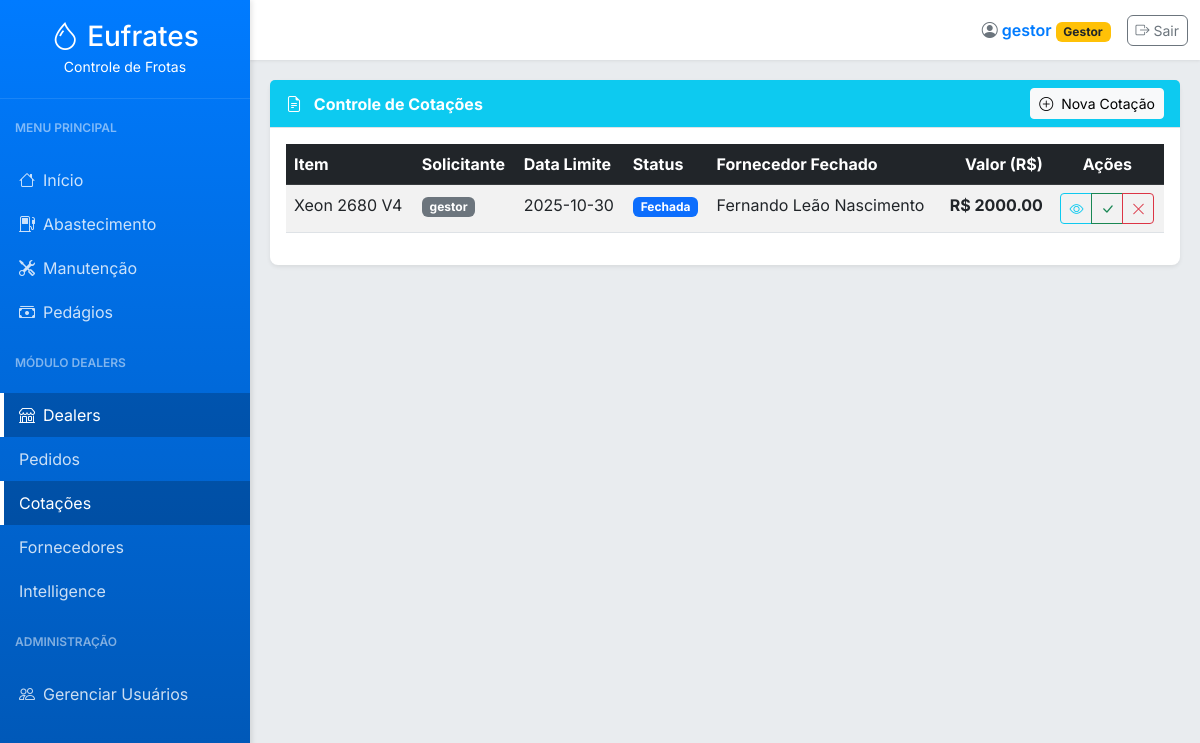
The page /dealers/cotacoes (signed in) on the database as committed earlier.
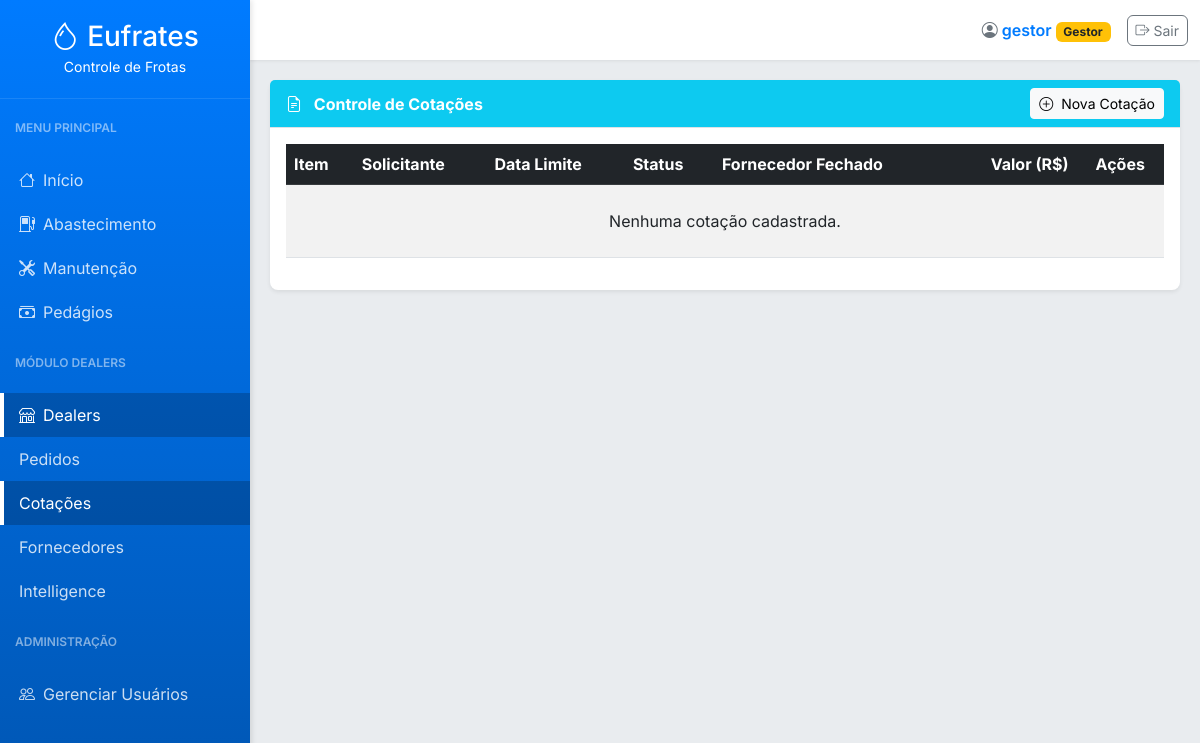
The same page on the database as committed later.
### tables this page shows
CREATE TABLE users (
        id INTEGER PRIMARY KEY AUTOINCREMENT,
        username TEXT NOT NULL UNIQUE,
        password_hash TEXT NOT NULL,
        role TEXT NOT NULL CHECK(role IN ('Gestor', 'Comprador', 'Padrão'))
    );

CREATE TABLE cotacoes (
        id INTEGER PRIMARY KEY AUTOINCREMENT,
        user_id INTEGER NOT NULL,
        item TEXT NOT NULL,
        quantidade REAL NOT NULL,
        data_limite TEXT NOT NULL,
        observacoes TEXT,
        fornecedor_id INTEGER,
        valor_fechado REAL,
        prazo_pagamento TEXT,
        faturamento TEXT,
        status TEXT DEFAULT 'Aberta', -- Aberta, Fechada, Aprovada, Rejeitada
        data_aprovacao TEXT,
        data_registro TEXT DEFAULT CURRENT_TIMESTAMP,
        FOREIGN KEY (user_id) REFERENCES users (id),
        FOREIGN KEY (fornecedor_id) REFERENCES fornecedores (id)
    );

CREATE TABLE fornecedores (
        id INTEGER PRIMARY KEY AUTOINCREMENT,
        cnpj TEXT NOT NULL UNIQUE,
        nome TEXT NOT NULL,
        ie TEXT,
        endereco TEXT,
        tipo TEXT,
        contato TEXT,
        data_registro TEXT DEFAULT CURRENT_TIMESTAMP
    );

### app.py (the view, shortened to what this page needs)
@app.route('/dealers/cotacoes', methods=['GET', 'POST'])
@login_required
def cotacoes():
    user_role = session.get('role')
    cotacoes_list = obter_cotacoes()
    fornecedores_list = obter_fornecedores()
    return render_template('cotacoes.html', active_page='cotacoes', cotacoes=cotacoes_list, fornecedores=fornecedores_list)

### app.py (called while the page is built)
@app.before_request
def load_logged_in_user():
    user_id = session.get('user_id')
    if user_id is None:
        g.user = None
    else:
        g.user = get_user_by_id(user_id)

def login_required(view):
    @wraps(view)
    def wrapped_view(*args, **kwargs):
        if g.user is None:
            flash('Você precisa estar logado para acessar esta página.', 'warning')
            return redirect(url_for('login'))
        return view(*args, **kwargs)
    return wrapped_view

@app.context_processor
def inject_now():
    return {'now': datetime.now(), 'g': g}

### database.py (called while the page is built)
def get_db_connection():
    conn = sqlite3.connect('abastecimentos.db')
    conn.row_factory = sqlite3.Row  # Permite acessar colunas por nome
    return conn

def get_user_by_id(user_id):
    conn = get_db_connection()
    user = conn.execute('SELECT * FROM users WHERE id = ?', (user_id,)).fetchone()
    conn.close()
    return user

def obter_fornecedores():
    conn = get_db_connection()
    df = pd.read_sql('SELECT id, cnpj, nome, ie, tipo, contato, data_registro FROM fornecedores ORDER BY nome', conn)
    conn.close()
    return df.to_dict('records')

def obter_cotacoes():
    conn = get_db_connection()
    query = '''
        SELECT
            c.*,
            u.username as solicitante,
            f.nome as fornecedor_nome
        FROM cotacoes c
        JOIN users u ON c.user_id = u.id
        LEFT JOIN fornecedores f ON c.fornecedor_id = f.id
        ORDER BY c.data_registro DESC
    '''
    df = pd.read_sql(query, conn)
    conn.close()
    return df.to_dict('records')

### templates/cotacoes.html (shortened to what this page needs)
{% extends "base.html" %}
{% block content %}
<div class="card">
    <div class="card-header bg-info text-white d-flex justify-content-between align-items-center">
        <div>
            <i class="bi bi-file-earmark-text me-2"></i> Controle de Cotações
        </div>
        <button class="btn btn-light btn-sm" data-bs-toggle="modal" data-bs-target="#novaCotacaoModal">
            <i class="bi bi-plus-circle me-1"></i> Nova Cotação
        </button>
    </div>
    <div class="card-body">
        <div class="table-responsive">
            <table class="table table-striped table-hover">
                <thead class="table-dark">
                    <tr>
                        <th>Item</th>
                        <th>Solicitante</th>
                        <th>Data Limite</th>
                        <th>Status</th>
                        <th>Fornecedor Fechado</th>
                        <th class="text-end">Valor (R$)</th>
                        <th class="text-center">Ações</th>
                    </tr>
                </thead>
                <tbody>
                    {% for cotacao in cotacoes %}
                    <tr id="row-{{ cotacao.id }}">
                        <td>{{ cotacao.item }}</td>
                        <td><span class="badge bg-secondary">{{ cotacao.solicitante }}</span></td>
                        <td>{{ cotacao.data_limite }}</td>
                        <td>
                            <span class="badge
                                {% if cotacao.status == 'Aberta' %}bg-warning
                                {% elif cotacao.status == 'Fechada' %}bg-primary
                                {% elif cotacao.status == 'Aprovada' %}bg-success
                                {% else %}bg-danger{% endif %}">
                                {{ cotacao.status }}
                            </span>
                        </td>
                        <td>{{ cotacao.fornecedor_nome if cotacao.fornecedor_nome else '-' }}</td>
                        <td class="text-end fw-bold">
                            {% if cotacao.valor_fechado %}
                                R$ {{ "%.2f"|format(cotacao.valor_fechado) }}
                            {% else %}
                                -
                            {% endif %}
                        </td>
                        <td class="text-center">
                            <div class="btn-group btn-group-sm">
                                <button class="btn btn-outline-info" onclick="detalhesCotacao({{ cotacao.id }})" title="Detalhes">
                                    <i class="bi bi-eye"></i>
                                </button>
                                {% if g.user.role == 'Gestor' and cotacao.status == 'Fechada' %}
                                <button class="btn btn-outline-success" onclick="aprovarCotacao({{ cotacao.id }})" title="Aprovar e Gerar Pedido">
                                    <i class="bi bi-check-lg"></i>
                                </button>
                                <button class="btn btn-outline-danger" onclick="rejeitarCotacao({{ cotacao.id }})" title="Rejeitar Cotação">
                                    <i class="bi bi-x-lg"></i>
                                </button>
                                {% endif %}
                            </div>
                        </td>
                    </tr>
                    {% else %}
                    <tr>
                        <td colspan="7" class="text-center py-4">Nenhuma cotação cadastrada.</td>
                    </tr>
                    {% endfor %}
                </tbody>
            </table>
        </div>
    </div>
</div>
{% endblock %}

### templates/base.html (shortened to what this page needs)
<!DOCTYPE html>
<html lang="pt-BR">
<head>
    <link href="https://cdn.jsdelivr.net/npm/bootstrap@5.3.0/dist/css/bootstrap.min.css" rel="stylesheet">
    <link rel="stylesheet" href="https://cdn.jsdelivr.net/npm/bootstrap-icons@1.10.5/font/bootstrap-icons.css">
</head>
<body>
    <nav id="sidebar">
        <div class="sidebar-header">
            <h3 class="mb-0"><i class="bi bi-droplet me-2"></i>Eufrates</h3>
            <small>Controle de Frotas</small>
        </div>
        <ul class="list-unstyled components">
            <p class="sidebar-title">Menu Principal</p>
            <li class="nav-item">
                <a class="{{ 'active' if active_page == 'index' }}" href="{{ url_for('index') }}"><i class="bi bi-house me-2"></i>Início</a>
            </li>
            <li class="nav-item">
                <a class="{{ 'active' if active_page == 'relatorios' or active_page == 'medias' or active_page == 'combustiveis' }}" href="#abastecimentoSubmenu" data-bs-toggle="collapse" aria-expanded="false" class="dropdown-toggle">
                    <i class="bi bi-fuel-pump me-2"></i>Abastecimento
                </a>
            </li>
            <li class="nav-item">
                <a class="{{ 'active' if active_page == 'manutencoes' or active_page == 'metricas' or active_page == 'checklists' }}" href="#manutencaoSubmenu" data-bs-toggle="collapse" aria-expanded="false" class="dropdown-toggle">
                    <i class="bi bi-tools me-2"></i>Manutenção
                </a>
            </li>
            <li class="nav-item">
                <a class="{{ 'active' if active_page == 'pedagios' }}" href="{{ url_for('pedagios') }}"><i class="bi bi-cash-stack me-2"></i>Pedágios</a>
            </li>
            <p class="sidebar-title">Módulo Dealers</p>
            <li class="nav-item">
                <a class="{{ 'active' if active_page == 'pedidos_compra' or active_page == 'cotacoes' or active_page == 'fornecedores' or active_page == 'dealer_intelligence' }}" href="#dealersSubmenu" data-bs-toggle="collapse" aria-expanded="false" class="dropdown-toggle">
                    <i class="bi bi-shop me-2"></i>Dealers
                </a>
                <ul class="collapse list-unstyled" id="dealersSubmenu">
                    {% if g.user.role in ['Administrador', 'Gestor', 'Comprador'] %}
                    <li><a class="{{ 'active' if active_page == 'pedidos_compra' }}" href="{{ url_for('pedidos_compra') }}">Pedidos</a></li>
                    <li><a class="{{ 'active' if active_page == 'cotacoes' }}" href="{{ url_for('cotacoes') }}">Cotações</a></li>
                    <li><a class="{{ 'active' if active_page == 'fornecedores' }}" href="{{ url_for('fornecedores') }}">Fornecedores</a></li>
                    {% endif %}
                    {% if g.user.role in ['Administrador', 'Gestor'] %}
                    <li><a class="{{ 'active' if active_page == 'dealer_intelligence' }}" href="{{ url_for('dealer_intelligence') }}">Intelligence</a></li>
                    {% endif %}
                </ul>
            </li>
            {% if g.user.role in ['Administrador', 'Gestor'] %}
            <p class="sidebar-title">Administração</p>
            <li class="nav-item">
                <a class="{{ 'active' if active_page == 'user_management' }}" href="{{ url_for('user_management') }}"><i class="bi bi-people me-2"></i>Gerenciar Usuários</a>
            </li>
            {% endif %}
        </ul>
    </nav>
    <div id="content">
        <nav class="navbar navbar-top navbar-expand-lg">
            <div class="container-fluid d-flex justify-content-end">
                <div class="d-flex align-items-center">
                    <div class="user-info me-3">
                        <span class="text-secondary"><i class="bi bi-person-circle"></i></span>
                        {{ g.user.username }}
                        <span class="badge
                            {% if g.user.role == 'Administrador' %}bg-danger
                            {% elif g.user.role == 'Gestor' %}bg-warning text-dark
                            {% elif g.user.role == 'Comprador' %}bg-primary
                            {% else %}bg-secondary{% endif %}">
                            {{ g.user.role }}
                        </span>
                    </div>
                    <a href="{{ url_for('logout') }}" class="btn btn-sm btn-outline-secondary btn-custom">
                        <i class="bi bi-box-arrow-right"></i> Sair
                    </a>
                </div>
            </div>
        </nav>
        <div class="page-content">
            {% block content %}{% endblock %}
        </div>
    </div>
</body>
</html>

### templates/base.html (style rules this page uses)
:root { --sidebar-width: 250px; --primary-color: #007bff; --secondary-color: #6c757d; --bg-light: #f8f9fa; --text-dark: #343a40; --text-muted: #6c757d; }
body { font-family: 'Inter', sans-serif; background-color: #e9ecef; color: var(--text-dark); min-height: 100vh; display: flex; }
#sidebar { width: var(--sidebar-width); min-width: var(--sidebar-width); height: 100vh; position: fixed; top: 0; left: 0; background: linear-gradient(180deg, #007bff, #0056b3); color: white; transition: all 0.3s; overflow-y: auto; box-shadow: 2px 0 5px rgba(0, 0, 0, 0.1); z-index: 1000; }
#sidebar .sidebar-header { padding: 20px 15px; text-align: center; border-bottom: 1px solid rgba(255, 255, 255, 0.1); }
#sidebar .list-unstyled a { padding: 10px 15px; font-size: 1.0em; display: block; color: rgba(255, 255, 255, 0.8); text-decoration: none; transition: background 0.2s, color 0.2s; border-left: 4px solid transparent; }
#sidebar .list-unstyled a:hover, #sidebar .list-unstyled a.active { color: #fff; background: rgba(0, 0, 0, 0.2); border-left: 4px solid #fff; }
#sidebar .sidebar-title { padding: 10px 15px 5px; font-size: 0.75em; text-transform: uppercase; font-weight: 600; color: rgba(255, 255, 255, 0.5); margin-top: 10px; }
#content { width: 100%; padding-left: var(--sidebar-width); min-height: 100vh; transition: all 0.3s; }
.navbar-top { width: 100%; height: 60px; background-color: #fff; box-shadow: 0 1px 3px rgba(0, 0, 0, 0.08); position: sticky; top: 0; z-index: 999; }
.navbar-top .user-info { font-weight: 600; color: var(--primary-color); }
.page-content { padding: 20px; }
.card { border: none; border-radius: 8px; box-shadow: 0 0.125rem 0.25rem rgba(0, 0, 0, 0.075); margin-bottom: 20px; }
.card-header { background-color: var(--bg-light); font-weight: 700; border-bottom: 1px solid #dee2e6; }
.btn-custom { border-radius: 6px; }

Rows that differ between the two databases and show on the page:
removed cotacoes: item "Xeon 2680 V4", solicitante "gestor", data_limite "2025-10-30", status "Fechada", nome "Fernando Leão Nascimento", valor_fechado "2000.00"
Other text that changed with them:
text now shown: "Nenhuma cotação cadastrada."
